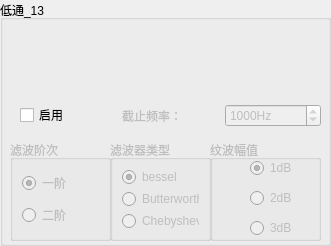
       <widget class="QGroupBox" name="groupBox_14">
        <property name="geometry">
         <rect>
          <x>490</x>
          <y>370</y>
          <width>331</width>
          <height>246</height>
         </rect>
        </property>
        <property name="title">
         <string>低通_13</string>
        </property>
        <widget class="QLabel" name="label_24">
         <property name="geometry">
          <rect>
           <x>90</x>
           <y>20</y>
           <width>161</width>
           <height>71</height>
          </rect>
         </property>
         <property name="text">
          <string/>
         </property>
         <property name="pixmap">
          <pixmap resource="Mic_OP.qrc">:/mic/icon/lowpass.png</pixmap>
         </property>
        </widget>
        <widget class="QGroupBox" name="groupBox_15">
         <property name="enabled">
          <bool>false</bool>
         </property>
         <property name="geometry">
          <rect>
           <x>10</x>
           <y>140</y>
           <width>101</width>
           <height>101</height>
          </rect>
         </property>
         <property name="title">
          <string>滤波阶次</string>
         </property>
         <layout class="QVBoxLayout" name="verticalLayout_17">
          <item>
           <widget class="QRadioButton" name="OP_lowpass_order_radio_one_2">
            <property name="text">
             <string>一阶</string>
            </property>
            <property name="checked">
             <bool>true</bool>
            </property>
           </widget>
          </item>
          <item>
           <widget class="QRadioButton" name="OP_lowpass_order_radio_two_2">
            <property name="text">
             <string>二阶</string>
            </property>
           </widget>
          </item>
         </layout>
        </widget>
        <widget class="QGroupBox" name="groupBox_16">
         <property name="enabled">
          <bool>false</bool>
         </property>
         <property name="geometry">
          <rect>
           <x>110</x>
           <y>140</y>
           <width>101</width>
           <height>101</height>
          </rect>
         </property>
         <property name="title">
          <string>滤波器类型</string>
         </property>
         <layout class="QVBoxLayout" name="verticalLayout_18">
          <item>
           <widget class="QRadioButton" name="OP_lowpass_order_radio_bessel_2">
            <property name="text">
             <string>bessel</string>
            </property>
            <property name="checked">
             <bool>true</bool>
            </property>
           </widget>
          </item>
          <item>
           <widget class="QRadioButton" name="OP_lowpass_order_radio_butterworth_2">
            <property name="text">
             <string>Butterworth</string>
            </property>
           </widget>
          </item>
          <item>
           <widget class="QRadioButton" name="OP_lowpass_order_radio_chebyshev_2">
            <property name="text">
             <string>Chebyshev</string>
            </property>
           </widget>
          </item>
         </layout>
        </widget>
        <widget class="QGroupBox" name="groupBox_17">
         <property name="enabled">
          <bool>false</bool>
         </property>
         <property name="geometry">
          <rect>
           <x>210</x>
           <y>140</y>
           <width>111</width>
           <height>101</height>
          </rect>
         </property>
         <property name="title">
          <string>纹波幅值</string>
         </property>
         <widget class="QRadioButton" name="chebyshev_1dB_4">
          <property name="geometry">
           <rect>
            <x>40</x>
            <y>20</y>
            <width>89</width>
            <height>16</height>
           </rect>
          </property>
          <property name="text">
           <string>1dB</string>
          </property>
          <property name="checked">
           <bool>true</bool>
          </property>
         </widget>
         <widget class="QRadioButton" name="chebyshev_1dB_5">
          <property name="geometry">
           <rect>
            <x>40</x>
            <y>50</y>
            <width>89</width>
            <height>16</height>
           </rect>
          </property>
          <property name="text">
           <string>2dB</string>
          </property>
         </widget>
         <widget class="QRadioButton" name="chebyshev_1dB_6">
          <property name="geometry">
           <rect>
            <x>40</x>
            <y>80</y>
            <width>89</width>
            <height>16</height>
           </rect>
          </property>
          <property name="text">
           <string>3dB</string>
          </property>
         </widget>
        </widget>
        <widget class="QWidget" name="layoutWidget_2">
         <property name="geometry">
          <rect>
           <x>20</x>
           <y>100</y>
           <width>301</width>
           <height>31</height>
          </rect>
         </property>
         <layout class="QHBoxLayout" name="horizontalLayout_19">
          <item>
           <widget class="QCheckBox" name="OP_lowpass_filter_enable_2">
            <property name="text">
             <string>启用</string>
            </property>
           </widget>
          </item>
          <item>
           <widget class="QLabel" name="label_25">
            <property name="enabled">
             <bool>false</bool>
            </property>
            <property name="text">
             <string>截止频率：</string>
            </property>
            <property name="alignment">
             <set>Qt::AlignLeading|Qt::AlignLeft|Qt::AlignVCenter</set>
            </property>
           </widget>
          </item>
          <item>
           <widget class="QSpinBox" name="frequencySpin_OP_lowpass_2">
            <property name="enabled">
             <bool>false</bool>
            </property>
            <property name="accessibleDescription">
             <string extracomment="wd"/>
            </property>
            <property name="suffix">
             <string>Hz</string>
            </property>
            <property name="minimum">
             <number>20</number>
            </property>
            <property name="maximum">
             <number>100000</number>
            </property>
            <property name="singleStep">
             <number>100</number>
            </property>
            <property name="value">
             <number>1000</number>
            </property>
            <property name="displayIntegerBase">
             <number>10</number>
            </property>
           </widget>
          </item>
         </layout>
        </widget>
       </widget>
